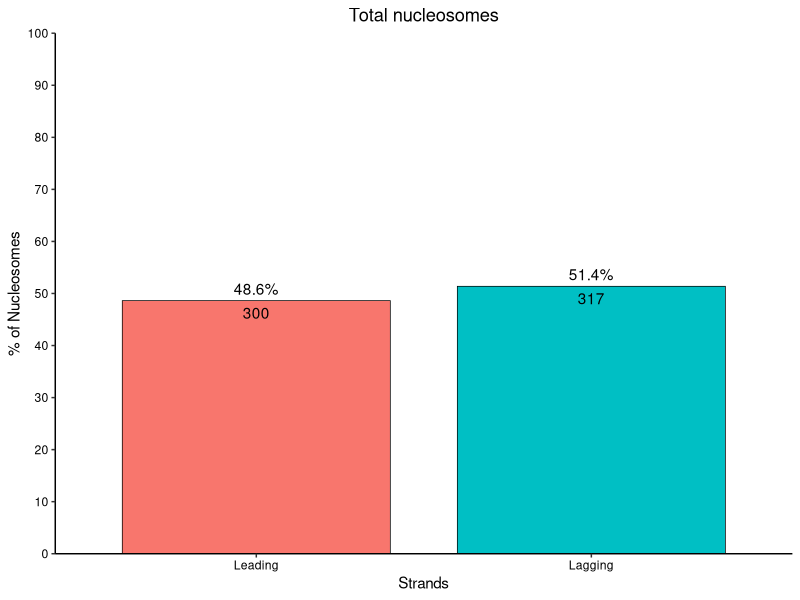
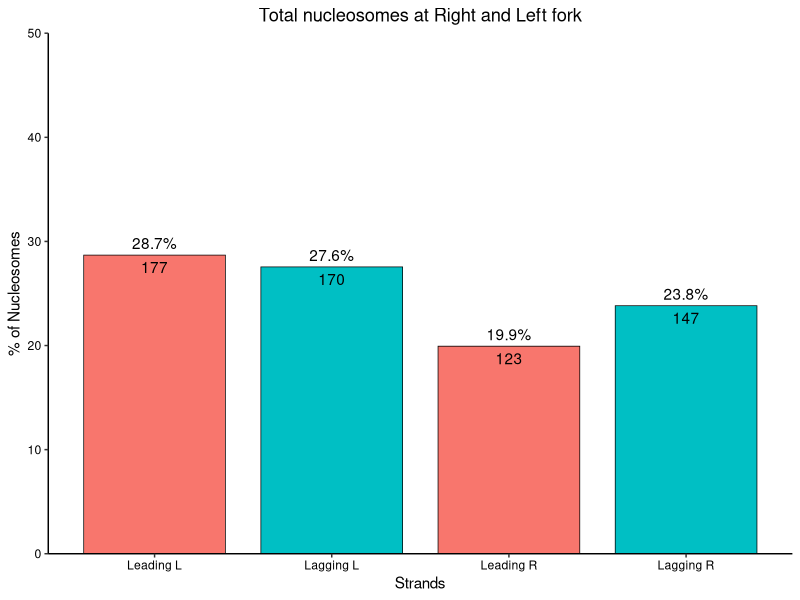
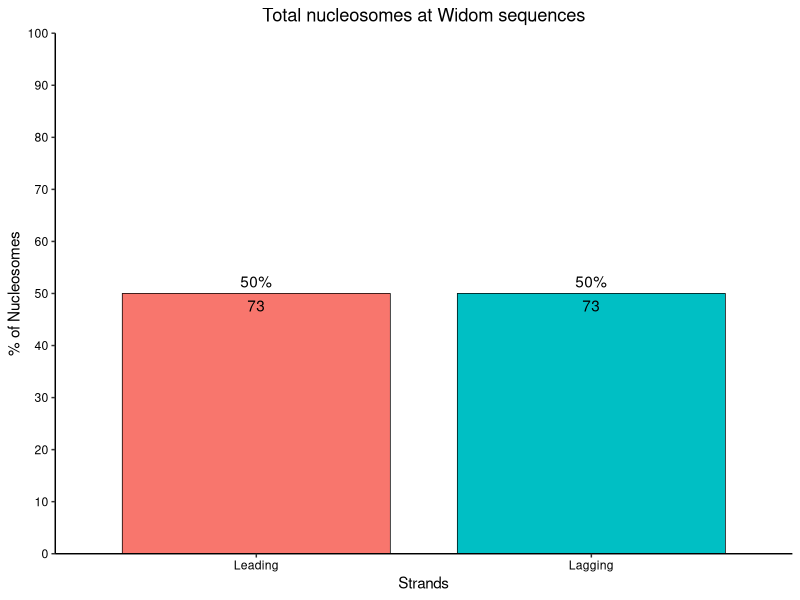
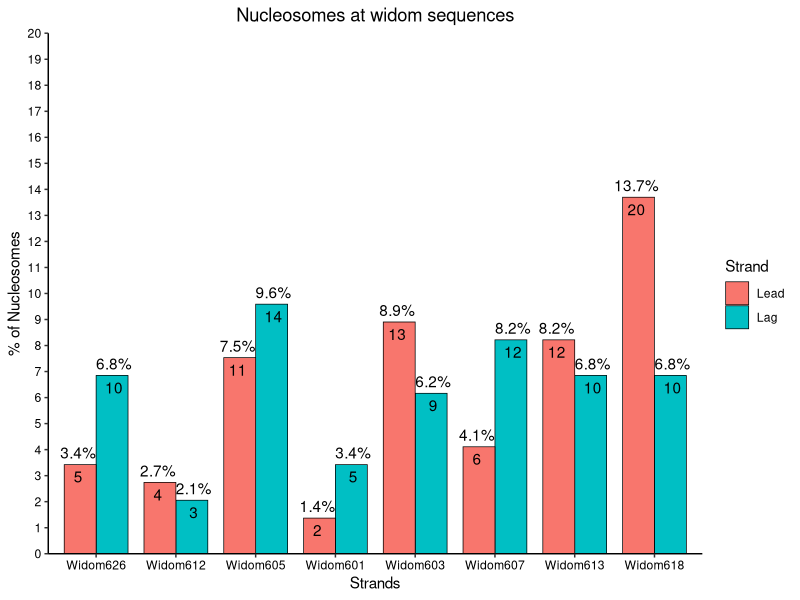
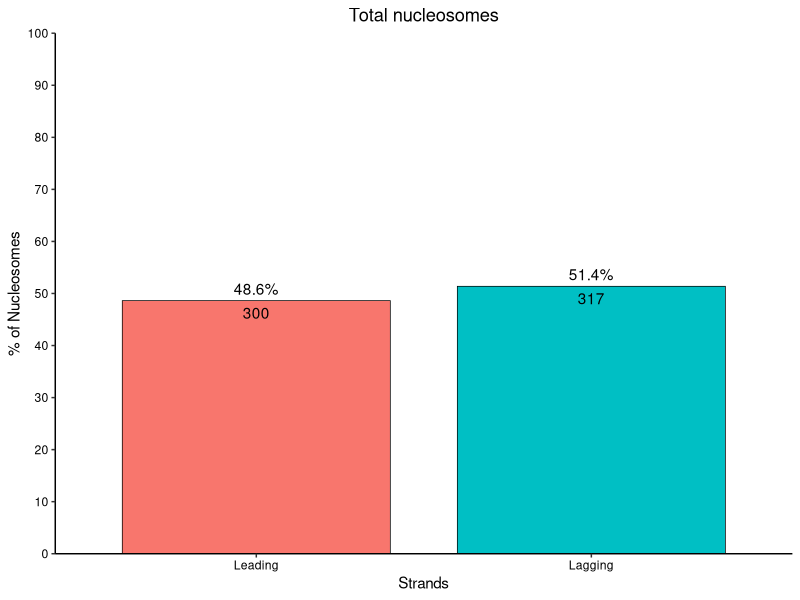
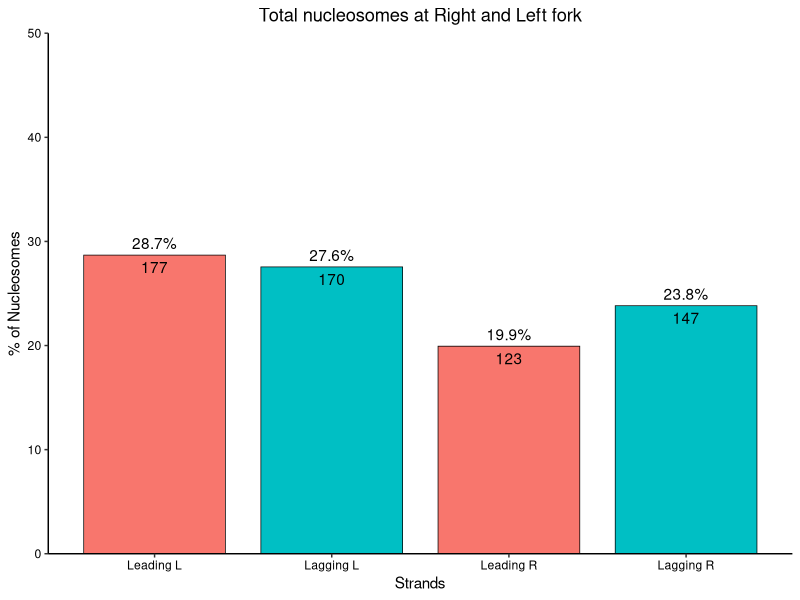
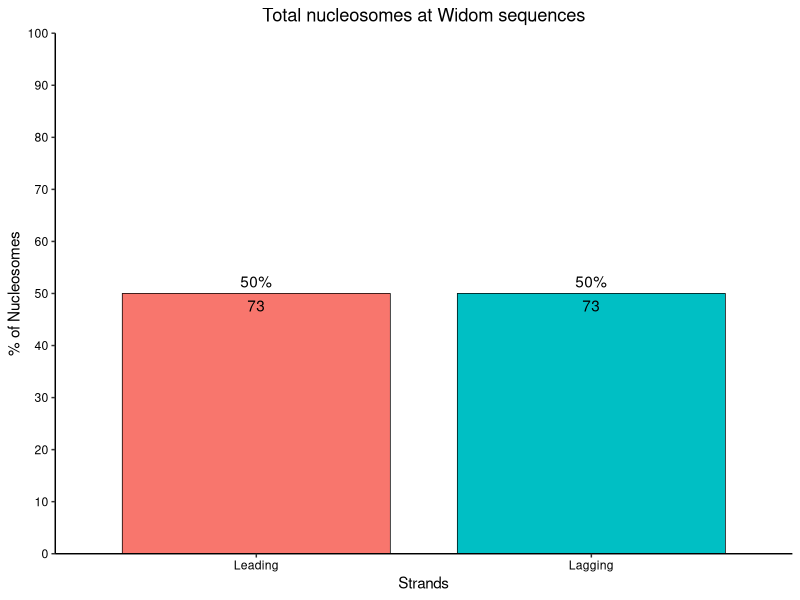
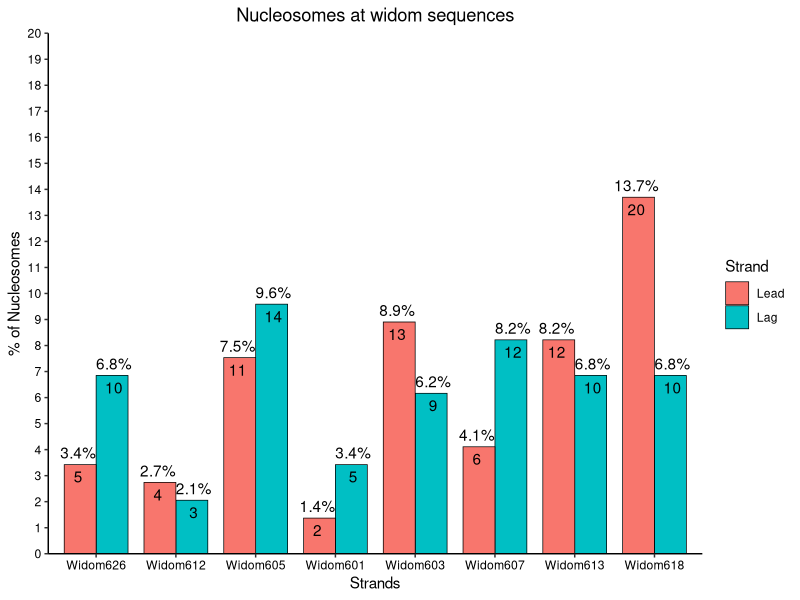

These charts were generated, in order, by the following R code:
## ---- chunk 1
library(tidyverse)
library(readr)
## ---- chunk 2
BC01_Nucleosomes <- read_delim("Nucleosome_Widom_redefined.csv")
head(BC01_Nucleosomes)
## ---- chunk 3
T_n <- BC01_Nucleosomes %>%
  nrow()
T_n
## ---- chunk 4
unique(BC01_Nucleosomes$Mapping_y)
unique(BC01_Nucleosomes$StrandStatus)
## ---- chunk 5
T_n_Leading <- BC01_Nucleosomes %>% 
  filter(StrandStatus == "Lead") %>%
  nrow()
T_n_Leading
## ---- chunk 6
T_n_lagging <- BC01_Nucleosomes %>%
  filter(StrandStatus == "Lag") %>% 
  nrow()
T_n_lagging 

## ---- chunk 7
T_n_Leadlag <-BC01_Nucleosomes %>% 
  count(StrandStatus) %>% 
  mutate(percentage = n/T_n * 100) %>% 
  mutate(StrandStatus = factor(StrandStatus, levels = c("Lead", "Lag"))) %>% 
  complete(StrandStatus, fill = list(n = 0, percentage = 0 ))
T_n_Leadlag
## ---- chunk 8
p1 <- ggplot(T_n_Leadlag, aes(x = StrandStatus, y= percentage, fill = StrandStatus)) +
  geom_bar(
    stat = "identity", 
    color = "black",
    size = 0.25,
    width =0.8) +
  scale_y_continuous(
    breaks = seq(0, 100, by =10), 
    limits = c(0, 100), 
    expand = c(0,0)) +
  geom_text(
    aes(label = paste0(round(percentage, 1), "%")),
            vjust = -0.5) +
  geom_text(
    aes(label = n),
    vjust = 1.5) +
  labs(
    y= "% of Nucleosomes", 
    x = "Strands") +
  scale_x_discrete(
    labels = c("Leading", "Lagging")) +
  theme(
    legend.position = "none",
    axis.line = element_line(color = "black", size = 0.5),
    axis.text.x = element_text(color = "black"),
    axis.text.y = element_text(color = "black"),
    plot.title = element_text(hjust = 0.5),
    panel.background = element_blank(),
    plot.background = element_blank()) +
  ggtitle("Total nucleosomes")

  ggsave("Total_nucleosomes_BC01.svg", plot = p1)

print(p1)
## ---- chunk 9
unique(BC01_Nucleosomes$StrandDirection)
## ---- chunk 10
Fork_nucleosomes <- BC01_Nucleosomes %>% 
  count(StrandStatus, StrandDirection) %>% 
  mutate(percentage = n/T_n * 100) %>% 
  mutate(StrandDirection = factor(StrandDirection, levels = c("revLead", "fwdLag", "fwdLead", "revLag"))) %>% 
  complete(StrandStatus, fill = list(n = 0, percentage = 0))
Fork_nucleosomes
## ---- chunk 11
p2 <- ggplot(Fork_nucleosomes, aes(x = StrandDirection, y = percentage, fill = rev(StrandStatus))) +
  geom_col(
    stat = "identity",
     color = "black",
    size = 0.25,
    width = 0.8) +
  scale_y_continuous(
    breaks = seq(0, 500, by =10), 
    limits = c(0, 50), 
    expand = c(0,0)) +
  geom_text(
    aes(label = paste0(round(percentage, 1), "%")),
            vjust = -0.5) +
  geom_text(
    aes(label = n),
    vjust = 1.5) +
  labs(
    y= "% of Nucleosomes", 
    x = "Strands") +
  scale_x_discrete(
    labels = c("Leading L", "Lagging L", "Leading R", "Lagging R")) +
  theme(
    legend.position = "none",
    axis.line = element_line(color = "black", size = 0.5),
    axis.text.x = element_text(color = "black"),
    axis.text.y = element_text(color = "black"),
    plot.title = element_text(hjust = 0.5),
    panel.background = element_blank(),
    plot.background = element_blank()) +
  ggtitle("Total nucleosomes at Right and Left fork")

ggsave("Total_nucleosomes_at_Right_and_left_fork_BC01.svg", plot= p2)

print(p2)
## ---- chunk 12
unique(BC01_Nucleosomes$`Region of Interest`)
head(BC01_Nucleosomes)
## ---- chunk 13
T_n_widom <- BC01_Nucleosomes %>% 
  filter(`Region of Interest` != "Others") %>% 
  nrow()
T_n_widom
## ---- chunk 14
Widoms <- BC01_Nucleosomes %>% 
  filter(`Region of Interest` !="Others") %>% 
  count(StrandStatus) %>% 
  mutate(percentage = n/T_n_widom *100) %>% 
  mutate(StrandStatus = factor(StrandStatus, levels = c("Lead", "Lag"))) %>% 
  complete(StrandStatus, fill = list(n = 0, percentage = 0))

Widoms

## ---- chunk 15
p3 <- ggplot(Widoms, aes(x = StrandStatus, y= percentage, fill = StrandStatus)) +
  geom_bar(
    stat = "identity", 
    color = "black",
    size = 0.25,
    width = 0.8) +
  scale_y_continuous(
    breaks = seq(0, 100, by =10), 
    limits = c(0, 100), 
    expand = c(0,0)) +
  geom_text(
    aes(label = paste0(round(percentage, 1), "%")),
            vjust = -0.5) +
  geom_text(
    aes(label = n),
    vjust = 1.5) +
  labs(
    y= "% of Nucleosomes", 
    x = "Strands") +
  scale_x_discrete(
    labels = c("Leading", "Lagging")) +
  theme(
    legend.position = "none",
    axis.line = element_line(color = "black", size = 0.5),
    axis.text.x = element_text(color = "black"),
    axis.text.y = element_text(color = "black"),
    plot.title = element_text(hjust = 0.5),
    panel.background = element_blank(),
    plot.background = element_blank()) +
  ggtitle("Total nucleosomes at Widom sequences")

ggsave("Total_nucleosomes_at_Widom_sequences_BC01.svg", plot = p3)

print(p3)
## ---- chunk 16
Widoms_unique <- BC01_Nucleosomes %>% 
  filter(`Region of Interest` !="Others") %>% 
  count(StrandStatus, `Region of Interest`) %>% 
  mutate(percentage = n/T_n_widom *100) %>% 
  mutate(`Region of Interest` = factor(`Region of Interest`, levels = c("Widom626", "Widom612", "Widom605", "Widom601", "Widom603", "Widom607", "Widom613", "Widom618"))) %>% 
  mutate(StrandStatus = factor(StrandStatus, levels = c("Lead", "Lag"))) %>% 
  complete(StrandStatus, `Region of Interest`, fill = list(n = 0, percentage = 0))

Widoms_unique
## ---- chunk 17
p4 <- ggplot(Widoms_unique, aes(x = `Region of Interest`, y = percentage, fill = rev(StrandStatus))) +
  geom_col(
    stat = "identity",
     color = "black",
    size = 0.25,
    position = "dodge",
    width = 0.8) +
  scale_y_continuous(
    breaks = seq(0, 20, by =1), 
    limits = c(0, 20), 
    expand = c(0,0)) +
  geom_text(
    aes(label = paste0(round(percentage, 1), "%")),
            vjust = -0.5,
            position = position_dodge(width = 0.9)) +
   geom_text(
    aes(label = n),
    vjust = 1.5,
    position = position_dodge(width = 0.9)) +
  labs(
    y= "% of Nucleosomes", 
    x = "Strands",
    fill = "Strand") +
  #scale_x_discrete(
   # labels = c("Leading_R", "Lagging_R", "Leading_L", "Lagging_L")) +
  theme(
    #legend.position = "none",
    axis.line = element_line(color = "black", size = 0.5),
    axis.text.x = element_text(color = "black"),
    axis.text.y = element_text(color = "black"),
    plot.title = element_text(hjust = 0.5),
    panel.background = element_blank(),
    plot.background = element_blank()) +
  ggtitle("Nucleosomes at widom sequences")

ggsave("Nucleosomes_at_widom_sequences_BC01.svg", plot = p4)

print(p4)
